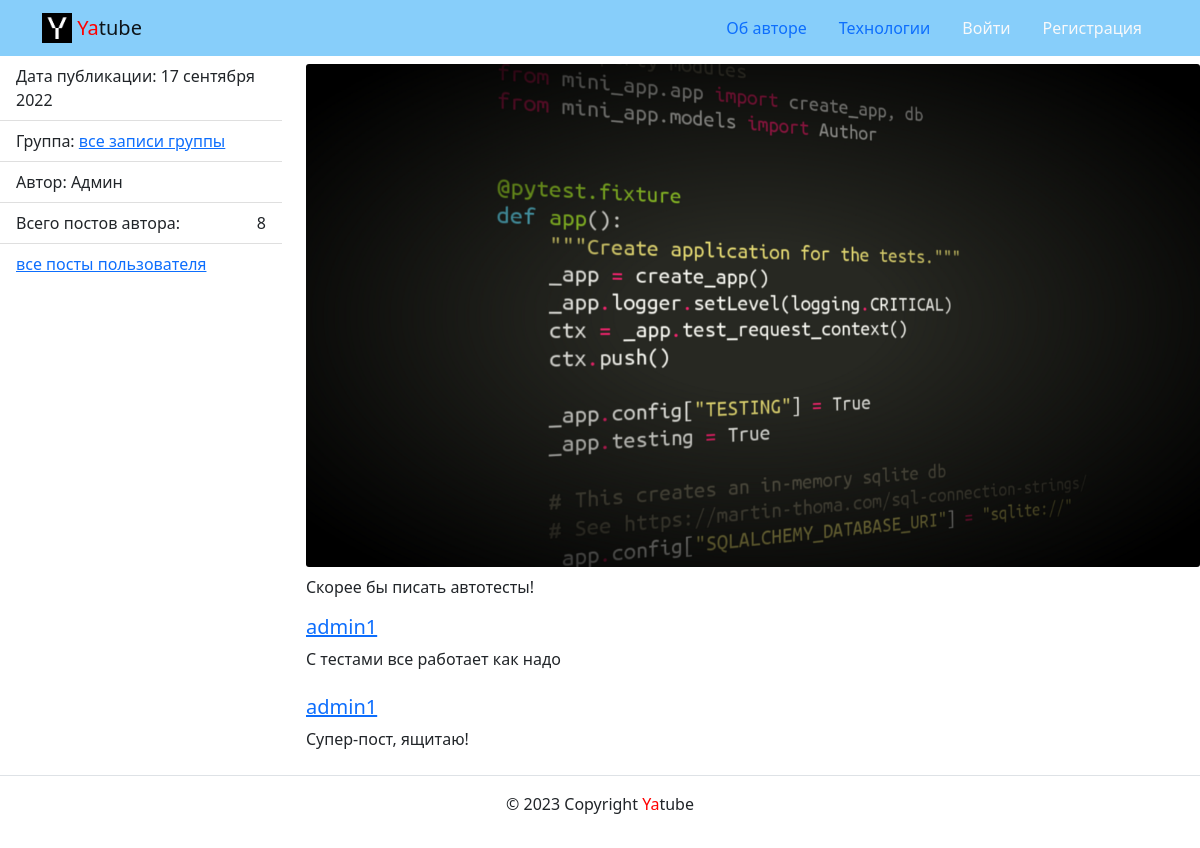
The page /posts/102/ on the database its author committed.
### posts/models.py (models this page shows, shortened)
class Post(models.Model):
    class Meta:
        ordering = ["-pub_date"]
    text = models.TextField(
        verbose_name='Текст поста',
        help_text='Введите текст поста',
    )
    pub_date = models.DateTimeField(
        verbose_name='Дата публикации',
        auto_now_add=True
    )
    author = models.ForeignKey(
        User,
        on_delete=models.CASCADE,
        related_name='posts',
        verbose_name='Автор',
    )
    group = models.ForeignKey(
        Group,
        on_delete=models.SET_NULL,
        related_name='posts',
        blank=True,
        null=True,
        verbose_name='Группа',
        help_text='Группа, к которой будет относиться пост',
    )
    image = models.ImageField(
        'Картинка',
        upload_to='posts/',
        blank=True
    )

class Comment(models.Model):
    class Meta:
        ordering = ["-created"]
    post = models.ForeignKey(
        Post,
        on_delete=models.CASCADE,
        related_name='comments',
    )
    author = models.ForeignKey(
        User,
        on_delete=models.CASCADE,
        related_name='comments',
    )
    text = models.TextField(
        verbose_name='Комментарий',
        help_text='Введите текст комментария',
        max_length=200,
    )
    created = models.DateTimeField(
        verbose_name='Дата и время публикации',
        auto_now_add=True,
    )

### posts/views.py (the view)
def post_detail(request, post_id):
    post = get_object_or_404(Post, pk=post_id)
    comments = post.comments.all()
    form = CommentForm(request.POST or None)
    context = {
        'post': post,
        'form': form,
        'comments': comments,
    }
    return render(request, 'posts/post_detail.html', context)

### core/context_processors/year.py (called while the page is built)
def year(request):
    return {
        'year': datetime.date.today().year
    }

### templates/posts/post_detail.html (shortened to what this page needs)
{% extends "base.html" %}
{% block content %}
    {% load thumbnail %}
      <div class="row">
        <aside class="col-12 col-md-3">
          <ul class="list-group list-group-flush">
            <li class="list-group-item">
              Дата публикации: {{ post.pub_date|date:"d E Y" }}
            </li>
            {% if post.group %}
            <li class="list-group-item">
              Группа: {{ group }}
              <a href="{% url 'posts:group_list' post.group.slug %}">
                все записи группы
              </a>
            {% endif %}
            </li>
            <li class="list-group-item">
              Автор: {{ post.author.get_full_name }}
            </li>
            <li class="list-group-item d-flex justify-content-between align-items-center">
              Всего постов автора:  <span >{{ post.author.posts.all.count }}</span>
            </li>
            <li class="list-group-item">
              <a href="{% url 'posts:profile' post.author.username %}">
                все посты пользователя
              </a>
            </li>
          </ul>
        </aside>
        <article class="col-12 col-md-9">
        {% thumbnail post.image "960x339" crop="center" upscale=True as im %}
          <img class="card-img my-2" src="{{ im.url }}">
        {% endthumbnail %}
          <p>
              {{ post.text }}
          </p>
              {% include 'posts/comments.html' %}
        </article>
      </div>
{% endblock %}

### templates/posts/comments.html (shortened to what this page needs)
{% load user_filters %}
{% for comment in comments %}
  <div class="media mb-4">
    <div class="media-body">
      <h5 class="mt-0">
        <a href="{% url 'posts:profile' comment.author.username %}">
          {{ comment.author.username }}
        </a>
      </h5>
      <p>
        {{ comment.text }}
      </p>
    </div>
  </div>
{% endfor %}

### rows shown on the page
Post: pub_date "17 сентября 2022", author.get_full_name "Админ", author.posts.all.count "8", text "Скорее бы писать автотесты!"
Comment: author.username "admin1", text "С тестами все работает как надо"
Comment: author.username "admin1", text "Супер-пост, ящитаю!"
